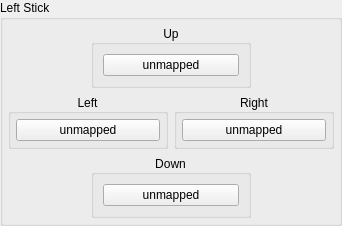
           <widget class="QGroupBox" name="gb_left_stick">
            <property name="sizePolicy">
             <sizepolicy hsizetype="Fixed" vsizetype="Fixed">
              <horstretch>0</horstretch>
              <verstretch>0</verstretch>
             </sizepolicy>
            </property>
            <property name="minimumSize">
             <size>
              <width>0</width>
              <height>0</height>
             </size>
            </property>
            <property name="title">
             <string>Left Stick</string>
            </property>
            <layout class="QVBoxLayout" name="gb_left_stick_layout">
             <property name="leftMargin">
              <number>5</number>
             </property>
             <property name="topMargin">
              <number>5</number>
             </property>
             <property name="rightMargin">
              <number>5</number>
             </property>
             <property name="bottomMargin">
              <number>5</number>
             </property>
             <item>
              <widget class="QWidget" name="left_stick_up" native="true">
               <property name="maximumSize">
                <size>
                 <width>16777215</width>
                 <height>2121</height>
                </size>
               </property>
               <layout class="QHBoxLayout" name="left_stick_up_layout">
                <property name="leftMargin">
                 <number>0</number>
                </property>
                <property name="topMargin">
                 <number>0</number>
                </property>
                <property name="rightMargin">
                 <number>0</number>
                </property>
                <property name="bottomMargin">
                 <number>0</number>
                </property>
                <item>
                 <widget class="QGroupBox" name="gb_left_stick_up">
                  <property name="minimumSize">
                   <size>
                    <width>160</width>
                    <height>0</height>
                   </size>
                  </property>
                  <property name="maximumSize">
                   <size>
                    <width>124</width>
                    <height>16777215</height>
                   </size>
                  </property>
                  <property name="title">
                   <string>Up</string>
                  </property>
                  <property name="alignment">
                   <set>Qt::AlignmentFlag::AlignCenter</set>
                  </property>
                  <layout class="QVBoxLayout" name="verticalLayout_10">
                   <item>
                    <widget class="QPushButton" name="LStickUpButton">
                     <property name="focusPolicy">
                      <enum>Qt::FocusPolicy::NoFocus</enum>
                     </property>
                     <property name="text">
                      <string>unmapped</string>
                     </property>
                    </widget>
                   </item>
                  </layout>
                 </widget>
                </item>
               </layout>
              </widget>
             </item>
             <item>
              <layout class="QHBoxLayout" name="layout_left_stick_left_right">
               <item>
                <widget class="QGroupBox" name="gb_left_stick_left">
                 <property name="minimumSize">
                  <size>
                   <width>160</width>
                   <height>0</height>
                  </size>
                 </property>
                 <property name="title">
                  <string>Left</string>
                 </property>
                 <property name="alignment">
                  <set>Qt::AlignmentFlag::AlignCenter</set>
                 </property>
                 <layout class="QVBoxLayout" name="gb_left_stick_left_layout">
                  <property name="leftMargin">
                   <number>5</number>
                  </property>
                  <property name="topMargin">
                   <number>5</number>
                  </property>
                  <property name="rightMargin">
                   <number>5</number>
                  </property>
                  <property name="bottomMargin">
                   <number>5</number>
                  </property>
                  <item>
                   <widget class="QPushButton" name="LStickLeftButton">
                    <property name="focusPolicy">
                     <enum>Qt::FocusPolicy::NoFocus</enum>
                    </property>
                    <property name="text">
                     <string>unmapped</string>
                    </property>
                   </widget>
                  </item>
                 </layout>
                </widget>
               </item>
               <item>
                <widget class="QGroupBox" name="gb_left_stick_right">
                 <property name="minimumSize">
                  <size>
                   <width>160</width>
                   <height>0</height>
                  </size>
                 </property>
                 <property name="maximumSize">
                  <size>
                   <width>179</width>
                   <height>16777215</height>
                  </size>
                 </property>
                 <property name="title">
                  <string>Right</string>
                 </property>
                 <property name="alignment">
                  <set>Qt::AlignmentFlag::AlignCenter</set>
                 </property>
                 <layout class="QVBoxLayout" name="gb_left_stick_right_layout">
                  <property name="leftMargin">
                   <number>5</number>
                  </property>
                  <property name="topMargin">
                   <number>5</number>
                  </property>
                  <property name="rightMargin">
                   <number>5</number>
                  </property>
                  <property name="bottomMargin">
                   <number>5</number>
                  </property>
                  <item>
                   <widget class="QPushButton" name="LStickRightButton">
                    <property name="focusPolicy">
                     <enum>Qt::FocusPolicy::NoFocus</enum>
                    </property>
                    <property name="text">
                     <string>unmapped</string>
                    </property>
                   </widget>
                  </item>
                 </layout>
                </widget>
               </item>
              </layout>
             </item>
             <item>
              <widget class="QWidget" name="left_stick_down" native="true">
               <layout class="QHBoxLayout" name="left_stick_down_layout">
                <property name="leftMargin">
                 <number>0</number>
                </property>
                <property name="topMargin">
                 <number>0</number>
                </property>
                <property name="rightMargin">
                 <number>0</number>
                </property>
                <property name="bottomMargin">
                 <number>0</number>
                </property>
                <item>
                 <widget class="QGroupBox" name="gb_left_stick_down">
                  <property name="minimumSize">
                   <size>
                    <width>160</width>
                    <height>0</height>
                   </size>
                  </property>
                  <property name="maximumSize">
                   <size>
                    <width>124</width>
                    <height>21212</height>
                   </size>
                  </property>
                  <property name="title">
                   <string>Down</string>
                  </property>
                  <property name="alignment">
                   <set>Qt::AlignmentFlag::AlignCenter</set>
                  </property>
                  <layout class="QVBoxLayout" name="verticalLayout_8">
                   <item>
                    <widget class="QPushButton" name="LStickDownButton">
                     <property name="focusPolicy">
                      <enum>Qt::FocusPolicy::NoFocus</enum>
                     </property>
                     <property name="text">
                      <string>unmapped</string>
                     </property>
                    </widget>
                   </item>
                  </layout>
                 </widget>
                </item>
               </layout>
              </widget>
             </item>
            </layout>
           </widget>
